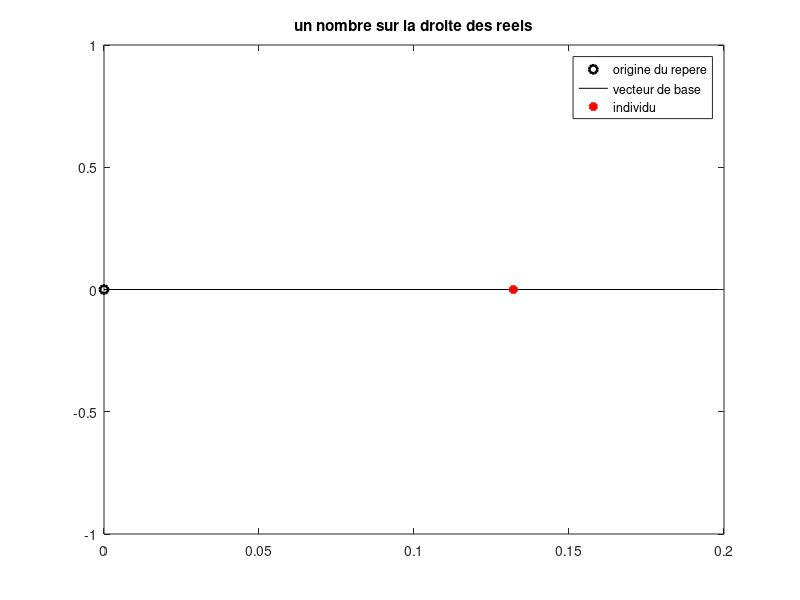
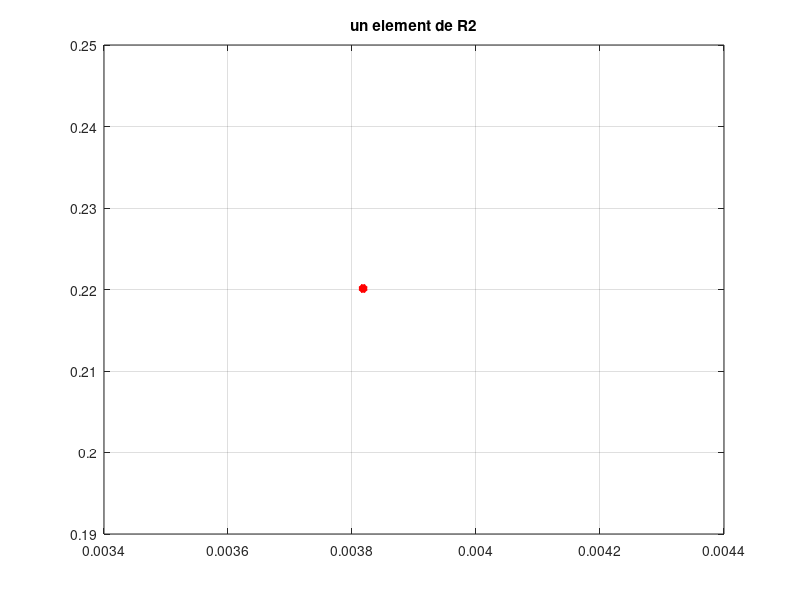
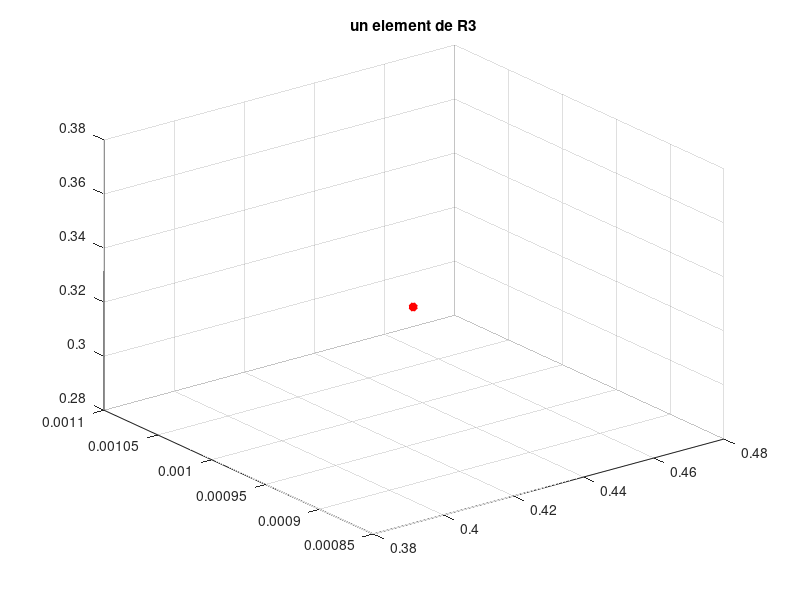
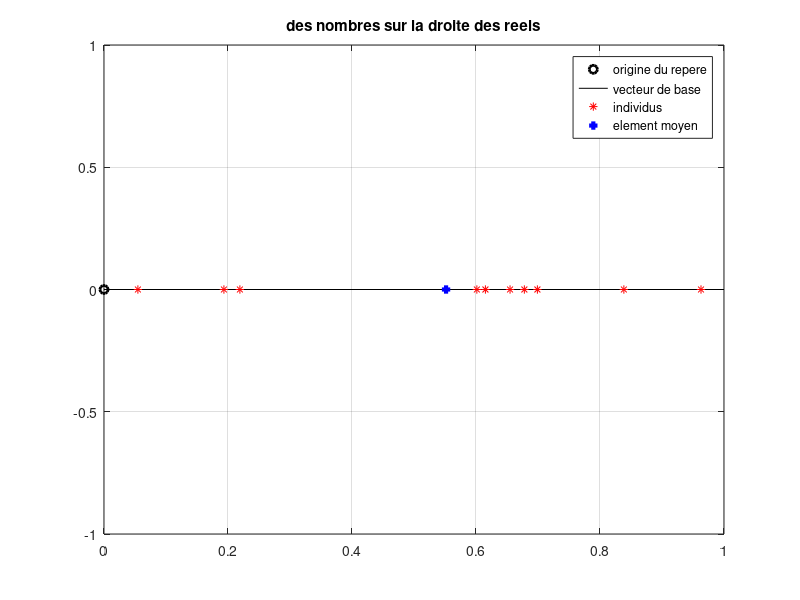

Reproduce these figures in MATLAB, in order.
clear variables; close all; clc;

% Visualiser un individu de taille 1 :
x = rand(1); % generation d'un element aleatoire par une distribution uniforme
figure(1),clf, 
plot(0,0,'ko','linewidth',2)
hold on, plot([0 1.5*x],[0 0],'k-') % On trace un segment de la droite des 
% abscisses (ordonnees de debut et de fin : 0 et 0) suffisamment grand pour
% pouvoir placer x 
hold on, plot(x,0,'r*','linewidth',3) % on place x sur la droite des abscisses
legend('origine du repere','vecteur de base','individu');
title('un nombre sur la droite des reels');

% Visualiser un individu de taille 2 :
x = rand(1,2); % generation d'une matrice a une ligne et deux colonnes 
% -- x est donc un vecteur ligne -- par une distribution uniforme
figure(2),clf, plot(x(1),x(2),'r*','linewidth',3);grid on
title('un element de R2')

% Visualiser un individu de taille 3 :
x = rand(1,3);% generation d'une matrice a une ligne et trois colonnes 
% -- x est donc un vecteur ligne -- par une distribution uniforme
figure(3),clf, plot3(x(1),x(2),x(3),'r*','linewidth',3);grid on
title('un element de R3')

% Nous allons maintenant travailler avec un nuage d'individus. Ce nuage
% contient nb_indiv points
nb_indiv = 10;

%%%%%%%%%%%%%%%%%%%%%%%%%%%%%%%%%%%%%%%%%%%%%%%%%%%%%%%%%%%%%%%%%%%%%%%%%%%
% ATTENTION : LE CODE CI-DESSOUS (ET DE MANIERE GENERALE, LES AUTRES CODES)
% EST FOURNI POUR VOUS AIDER A COMPRENDRE LA GENERATION DE VECTEURS ET 
% LA MANIPULATION DES FIGURES SOUS MATLAB (AJOUT D'UNE LEGENDE, CREATION 
% D'AXES, AFFICHAGE DE PLUSIEURS POINTS EN MEME TEMPS...). 
% ILS DOIVENT ETRE MODIFIES OU COMPLETES POUR EFFECTUER CE QUI EST DEMANDE 
% EN CONSIGNE.
% AFIN QUE LE SCRIPT FONCTIONNE SANS PLANTAGE, NOUS AVONS ECRIT DES
% INSTRUCTIONS QUE VOUS DEVEZ CHANGER (PAR EXEMPLE, LA CREATION ET 
% L'AFFICHAGE DES INDIVIDUS DANS LA SUITE DE CE CODE)
%
% VOUS POUVEZ EFFACER LA LIGNE QUI AFFICHE A COMPLETER UNE FOIS LE TRAVAIL
% REALISE
%
%%%%%%%%%%%%%%%%%%%%%%%%%%%%%%%%%%%%%%%%%%%%%%%%%%%%%%%%%%%%%%%%%%%%%%%%%%%

%%disp(' ** A COMPLETER ** CONSIGNES EN COMMENTAIRE ** ')
%%%%%%%%%%%%%%%%%%%%%%%%%%%%%%%%%%%%%%%%%%%%%%%%%%%%%%%%%%%%%%%%%%%%%%%%%%%
% GENERER ALEATOIREMENT UN TABLEAU DE DONNEES CONTENANT DIX NOMBRES GENERES
% SUIVANT UNE DISTRIBUTION  UNIFORME. 
% AFFICHER CES NOMBRES ET L'ELEMENT MOYEN SUR LA DROITE DES REELS
%%%%%%%%%%%%%%%%%%%%%%%%%%%%%%%%%%%%%%%%%%%%%%%%%%%%%%%%%%%%%%%%%%%%%%%%%%%

x = rand(1,nb_indiv); 
x_mean = mean(x);

figure(11),clf
plot(0,0,'ko','linewidth',2)
hold on,plot([0 1],[0 0],'k-') % tracer le segment de droite permettant de 
% placer le nuage de points
hold on, plot(x,zeros(1,nb_indiv),'r*',x_mean,0,'b+','linewidth',3);grid on
legend('origine du repere','vecteur de base','individus','element moyen');
title('des nombres sur la droite des reels');

%disp(' ** A COMPLETER ** CONSIGNES EN COMMENTAIRE ** ')
%%%%%%%%%%%%%%%%%%%%%%%%%%%%%%%%%%%%%%%%%%%%%%%%%%%%%%%%%%%%%%%%%%%%%%%%%%%
% GENERER ALEATOIREMENT UN TABLEAU DE DONNEES CONTENANT DIX INDIVIDUS DE 
% TAILLE 2, SUIVANT UNE DISTRIBUTION GAUSSIENNE DE MOYENNE 0 ET D ECART 
% TYPE 1
%%%%%%%%%%%%%%%%%%%%%%%%%%%%%%%%%%%%%%%%%%%%%%%%%%%%%%%%%%%%%%%%%%%%%%%%%%%

x = randn(2,nb_indiv); 
x_mean = (1/nb_indiv)*x*ones(nb_indiv,1);

%%%%%%%%%%%%%%%%%%%%%%%%%%%%%%%%%%%%%%%%%%%%%%%%%%%%%%%%%%%%%%%%%%%%%%%%%%%
% AFFICHER CES VECTEURS ET L'ELEMENT MOYEN DANS LE PLAN
%%%%%%%%%%%%%%%%%%%%%%%%%%%%%%%%%%%%%%%%%%%%%%%%%%%%%%%%%%%%%%%%%%%%%%%%%%%
figure(12), clf
plot(x(1,:),x(2,:),'r*',x_mean(1),x_mean(2),'b+','linewidth',3);grid on

%disp(' ** A COMPLETER ** CONSIGNES EN COMMENTAIRE ** ')
%%%%%%%%%%%%%%%%%%%%%%%%%%%%%%%%%%%%%%%%%%%%%%%%%%%%%%%%%%%%%%%%%%%%%%%%%%%
% GENERER ALEATOIREMENT UN TABLEAU DE DONNEES CONTENANT DIX INDIVIDUS DE 
% TAILLE 3, SUIVANT UNE DISTRIBUTION GAUSSIENNE DE MOYENNE 2 ET D ECART 
% TYPE 3
%%%%%%%%%%%%%%%%%%%%%%%%%%%%%%%%%%%%%%%%%%%%%%%%%%%%%%%%%%%%%%%%%%%%%%%%%%%

x = sqrt(3)*randn(3,nb_indiv)+2; 
x_mean = (1/nb_indiv)*x*ones(nb_indiv,1);

%%%%%%%%%%%%%%%%%%%%%%%%%%%%%%%%%%%%%%%%%%%%%%%%%%%%%%%%%%%%%%%%%%%%%%%%%%%
% AFFICHER CES VECTEURS ET L'ELEMENT MOYEN DANS L ESPACE
%%%%%%%%%%%%%%%%%%%%%%%%%%%%%%%%%%%%%%%%%%%%%%%%%%%%%%%%%%%%%%%%%%%%%%%%%%%
figure(13), clf
plot3(x(1,:),x(2,:),x(3,:),'r*','linewidth',3);grid on;hold on
plot3(x_mean(1),x_mean(2),x_mean(3),'b+','linewidth',3);grid on



